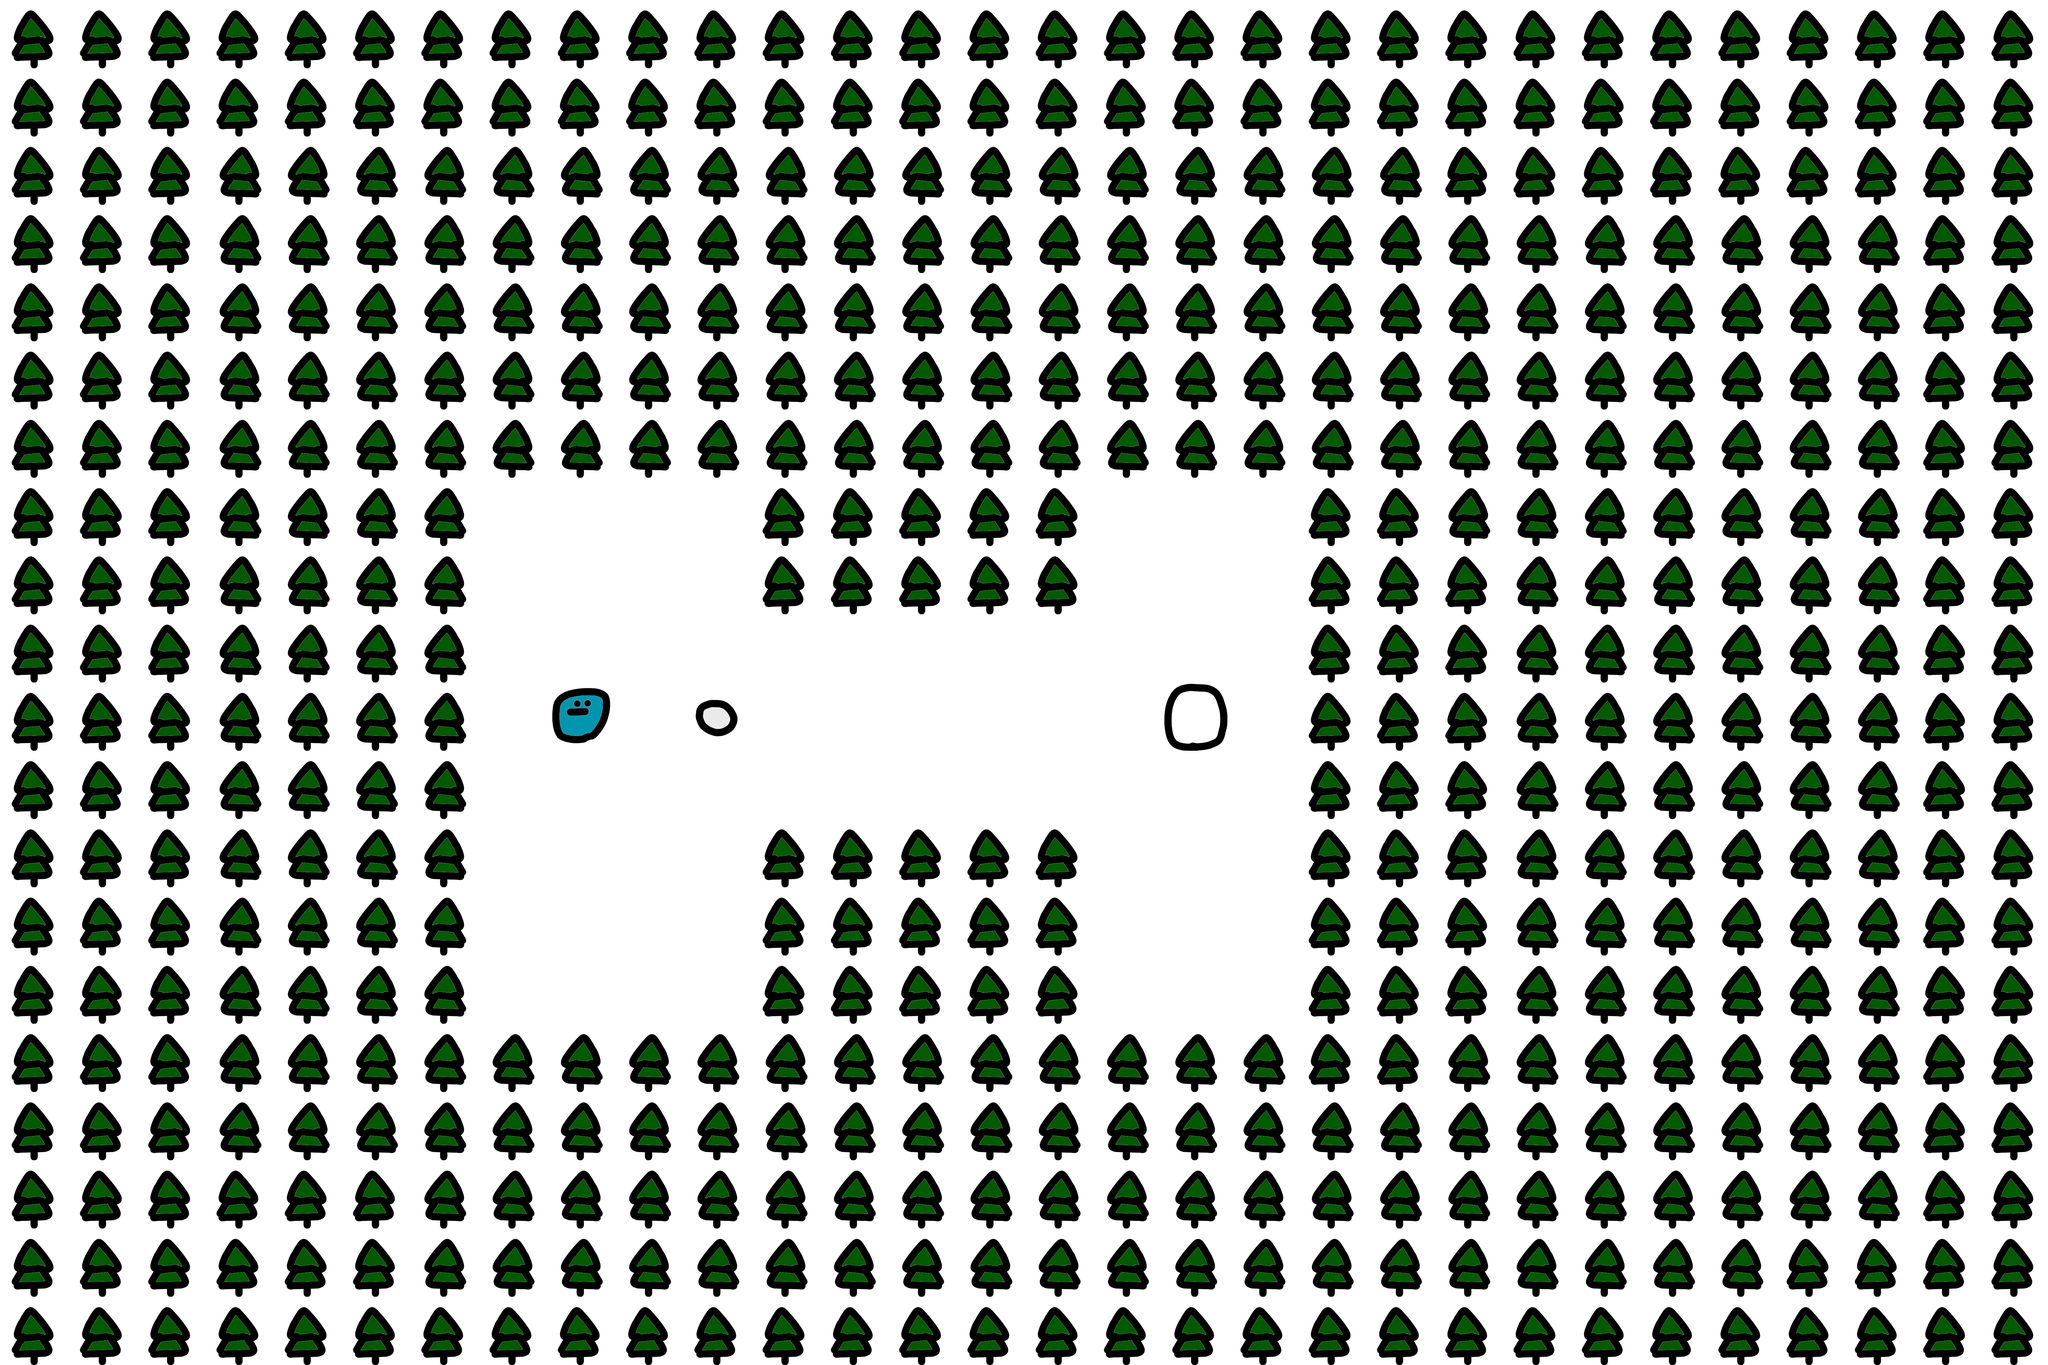

This game map was drawn from its Tiled (.tmx) file and the tilesets committed beside it. A one-line description and the full map source follow:
An orthogonal 30x20 tile map with 200x200 px tiles, 2 tile layers (Tile Layer 1, Tile Layer 2).

<map version="1.4" tiledversion="1.4.3" orientation="orthogonal" renderorder="right-down" width="30" height="20" tilewidth="200" tileheight="200" infinite="0" nextlayerid="3" nextobjectid="1">
 <tileset firstgid="1" source="../../SnowmanTiles.tsx" />
 <layer id="1" name="Tile Layer 1" width="30" height="20">
  <data encoding="csv">
6,6,6,6,6,6,6,6,6,6,6,6,6,6,6,6,6,6,6,6,6,6,6,6,6,6,6,6,6,6,
6,6,6,6,6,6,6,6,6,6,6,6,6,6,6,6,6,6,6,6,6,6,6,6,6,6,6,6,6,6,
6,6,6,6,6,6,6,6,6,6,6,6,6,6,6,6,6,6,6,6,6,6,6,6,6,6,6,6,6,6,
6,6,6,6,6,6,6,6,6,6,6,6,6,6,6,6,6,6,6,6,6,6,6,6,6,6,6,6,6,6,
6,6,6,6,6,6,6,6,6,6,6,6,6,6,6,6,6,6,6,6,6,6,6,6,6,6,6,6,6,6,
6,6,6,6,6,6,6,6,6,6,6,6,6,6,6,6,6,6,6,6,6,6,6,6,6,6,6,6,6,6,
6,6,6,6,6,6,6,6,6,6,6,6,6,6,6,6,6,6,6,6,6,6,6,6,6,6,6,6,6,6,
6,6,6,6,6,6,6,6,6,6,6,6,6,6,6,6,6,6,6,6,6,6,6,6,6,6,6,6,6,6,
6,6,6,6,6,6,6,6,6,6,6,6,6,6,6,6,6,6,6,6,6,6,6,6,6,6,6,6,6,6,
6,6,6,6,6,6,6,6,6,6,6,6,6,6,6,6,6,6,6,6,6,6,6,6,6,6,6,6,6,6,
6,6,6,6,6,6,6,6,6,6,6,6,6,6,6,6,6,6,6,6,6,6,6,6,6,6,6,6,6,6,
6,6,6,6,6,6,6,6,6,6,6,6,6,6,6,6,6,6,6,6,6,6,6,6,6,6,6,6,6,6,
6,6,6,6,6,6,6,6,6,6,6,6,6,6,6,6,6,6,6,6,6,6,6,6,6,6,6,6,6,6,
6,6,6,6,6,6,6,6,6,6,6,6,6,6,6,6,6,6,6,6,6,6,6,6,6,6,6,6,6,6,
6,6,6,6,6,6,6,6,6,6,6,6,6,6,6,6,6,6,6,6,6,6,6,6,6,6,6,6,6,6,
6,6,6,6,6,6,6,6,6,6,6,6,6,6,6,6,6,6,6,6,6,6,6,6,6,6,6,6,6,6,
6,6,6,6,6,6,6,6,6,6,6,6,6,6,6,6,6,6,6,6,6,6,6,6,6,6,6,6,6,6,
6,6,6,6,6,6,6,6,6,6,6,6,6,6,6,6,6,6,6,6,6,6,6,6,6,6,6,6,6,6,
6,6,6,6,6,6,6,6,6,6,6,6,6,6,6,6,6,6,6,6,6,6,6,6,6,6,6,6,6,6,
6,6,6,6,6,6,6,6,6,6,6,6,6,6,6,6,6,6,6,6,6,6,6,6,6,6,6,6,6,6
</data>
 </layer>
 <layer id="2" name="Tile Layer 2" width="30" height="20">
  <data encoding="csv">
3,3,3,3,3,3,3,3,3,3,3,3,3,3,3,3,3,3,3,3,3,3,3,3,3,3,3,3,3,3,
3,3,3,3,3,3,3,3,3,3,3,3,3,3,3,3,3,3,3,3,3,3,3,3,3,3,3,3,3,3,
3,3,3,2147483651,2147483651,2147483651,2147483651,2147483651,2147483651,2147483651,2147483651,2147483651,2147483651,2147483651,2147483651,2147483651,2147483651,2147483651,2147483651,2147483651,2147483651,3,3,3,3,3,3,3,3,3,
3,3,3,2147483651,2147483651,2147483651,2147483651,2147483651,2147483651,2147483651,2147483651,2147483651,2147483651,2147483651,2147483651,2147483651,2147483651,2147483651,2147483651,2147483651,2147483651,2147483651,2147483651,2147483651,2147483651,2147483651,2147483651,2147483651,3,3,
3,3,3,2147483651,2147483651,2147483651,2147483651,2147483651,2147483651,2147483651,2147483651,2147483651,2147483651,2147483651,2147483651,2147483651,2147483651,2147483651,2147483651,2147483651,2147483651,2147483651,2147483651,2147483651,2147483651,2147483651,2147483651,2147483651,3,3,
3,3,3,2147483651,2147483651,2147483651,2147483651,2147483651,2147483651,2147483651,2147483651,2147483651,2147483651,2147483651,2147483651,2147483651,2147483651,2147483651,2147483651,2147483651,2147483651,2147483651,2147483651,2147483651,2147483651,2147483651,2147483651,2147483651,3,3,
3,3,3,2147483651,2147483651,2147483651,2147483651,2147483651,2147483651,2147483651,2147483651,2147483651,2147483651,2147483651,2147483651,2147483651,2147483651,2147483651,2147483651,2147483651,2147483651,2147483651,2147483651,2147483651,2147483651,2147483651,2147483651,2147483651,3,3,
3,3,3,2147483651,2147483651,2147483651,2147483651,0,0,0,0,3,3,3,3,3,0,0,0,3,3,2147483651,2147483651,2147483651,2147483651,2147483651,2147483651,2147483651,3,3,
3,3,3,2147483651,2147483651,2147483651,2147483651,0,0,0,0,3,3,3,3,3,0,0,0,3,3,3,2147483651,2147483651,2147483651,2147483651,2147483651,2147483651,3,3,
3,3,3,2147483651,2147483651,2147483651,2147483651,0,0,0,0,0,0,0,0,0,0,0,0,3,3,3,2147483651,2147483651,2147483651,2147483651,2147483651,2147483651,3,3,
3,3,3,2147483651,2147483651,2147483651,2147483651,0,1,0,2,0,0,0,0,0,0,5,0,3,3,3,2147483651,2147483651,2147483651,2147483651,2147483651,2147483651,3,3,
3,3,3,2147483651,2147483651,2147483651,2147483651,0,0,0,0,0,0,0,0,0,0,0,0,3,3,3,2147483651,2147483651,2147483651,2147483651,2147483651,2147483651,3,3,
3,3,3,2147483651,2147483651,2147483651,2147483651,0,0,0,0,3,3,3,3,3,0,0,0,3,3,3,2147483651,2147483651,2147483651,2147483651,2147483651,2147483651,3,3,
3,3,3,2147483651,2147483651,2147483651,2147483651,0,0,0,0,3,3,3,3,3,0,0,0,3,3,3,2147483651,2147483651,2147483651,2147483651,2147483651,2147483651,3,3,
3,3,3,2147483651,2147483651,2147483651,2147483651,0,0,0,0,3,3,3,3,3,0,0,0,3,3,3,2147483651,2147483651,2147483651,2147483651,2147483651,2147483651,3,3,
3,3,3,2147483651,2147483651,2147483651,2147483651,2147483651,2147483651,2147483651,2147483651,2147483651,2147483651,2147483651,2147483651,2147483651,2147483651,2147483651,2147483651,3,3,2147483651,2147483651,2147483651,2147483651,2147483651,2147483651,2147483651,3,3,
3,3,3,2147483651,2147483651,2147483651,2147483651,2147483651,2147483651,2147483651,2147483651,2147483651,2147483651,2147483651,2147483651,2147483651,2147483651,2147483651,2147483651,2147483651,2147483651,2147483651,2147483651,2147483651,2147483651,2147483651,2147483651,2147483651,3,3,
3,3,3,3,3,3,2147483651,2147483651,2147483651,2147483651,2147483651,2147483651,2147483651,2147483651,2147483651,2147483651,2147483651,2147483651,2147483651,2147483651,2147483651,2147483651,2147483651,2147483651,2147483651,2147483651,2147483651,2147483651,3,3,
3,3,3,3,3,3,2147483651,2147483651,2147483651,2147483651,2147483651,2147483651,2147483651,2147483651,2147483651,2147483651,2147483651,2147483651,2147483651,2147483651,2147483651,2147483651,2147483651,2147483651,2147483651,2147483651,3,3,3,3,
3,3,3,3,3,3,3,3,3,3,3,3,3,3,3,3,3,3,3,3,3,3,3,3,3,3,3,3,3,3
</data>
 </layer>
</map>
